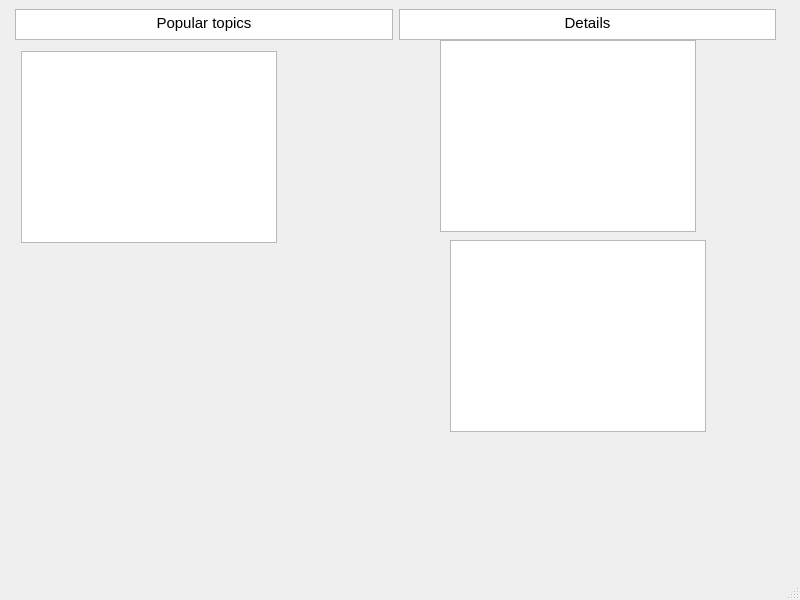
<?xml version="1.0" encoding="UTF-8"?>
<ui version="4.0">
 <class>MainWindow</class>
 <widget class="QMainWindow" name="MainWindow">
  <property name="geometry">
   <rect>
    <x>0</x>
    <y>0</y>
    <width>800</width>
    <height>600</height>
   </rect>
  </property>
  <property name="windowTitle">
   <string>MainWindow</string>
  </property>
  <widget class="QWidget" name="centralwidget">
   <widget class="QTableWidget" name="details">
    <property name="geometry">
     <rect>
      <x>440</x>
      <y>40</y>
      <width>256</width>
      <height>192</height>
     </rect>
    </property>
   </widget>
   <widget class="QTableWidget" name="blogs">
    <property name="geometry">
     <rect>
      <x>450</x>
      <y>240</y>
      <width>256</width>
      <height>192</height>
     </rect>
    </property>
   </widget>
   <widget class="QWidget" name="">
    <property name="geometry">
     <rect>
      <x>15</x>
      <y>9</y>
      <width>761</width>
      <height>31</height>
     </rect>
    </property>
    <layout class="QHBoxLayout" name="horizontalLayout_2">
     <item>
      <widget class="QTextBrowser" name="textBrowser">
       <property name="html">
        <string>&lt;!DOCTYPE HTML PUBLIC &quot;-//W3C//DTD HTML 4.0//EN&quot; &quot;http://www.w3.org/TR/REC-html40/strict.dtd&quot;&gt;
&lt;html&gt;&lt;head&gt;&lt;meta name=&quot;qrichtext&quot; content=&quot;1&quot; /&gt;&lt;style type=&quot;text/css&quot;&gt;
p, li { white-space: pre-wrap; }
&lt;/style&gt;&lt;/head&gt;&lt;body style=&quot; font-family:'Ubuntu'; font-size:11pt; font-weight:400; font-style:normal;&quot;&gt;
&lt;p align=&quot;center&quot; style=&quot; margin-top:0px; margin-bottom:0px; margin-left:0px; margin-right:0px; -qt-block-indent:0; text-indent:0px;&quot;&gt;&lt;span style=&quot; font-family:'Ubuntu';&quot;&gt;Popular topics&lt;/span&gt;&lt;/p&gt;&lt;/body&gt;&lt;/html&gt;</string>
       </property>
      </widget>
     </item>
     <item>
      <widget class="QTextBrowser" name="textBrowser_2">
       <property name="html">
        <string>&lt;!DOCTYPE HTML PUBLIC &quot;-//W3C//DTD HTML 4.0//EN&quot; &quot;http://www.w3.org/TR/REC-html40/strict.dtd&quot;&gt;
&lt;html&gt;&lt;head&gt;&lt;meta name=&quot;qrichtext&quot; content=&quot;1&quot; /&gt;&lt;style type=&quot;text/css&quot;&gt;
p, li { white-space: pre-wrap; }
&lt;/style&gt;&lt;/head&gt;&lt;body style=&quot; font-family:'Ubuntu'; font-size:11pt; font-weight:400; font-style:normal;&quot;&gt;
&lt;p align=&quot;center&quot; style=&quot; margin-top:0px; margin-bottom:0px; margin-left:0px; margin-right:0px; -qt-block-indent:0; text-indent:0px;&quot;&gt;&lt;span style=&quot; font-family:'Ubuntu';&quot;&gt;Details&lt;/span&gt;&lt;/p&gt;&lt;/body&gt;&lt;/html&gt;</string>
       </property>
      </widget>
     </item>
    </layout>
   </widget>
   <widget class="QTableWidget" name="topics">
    <property name="geometry">
     <rect>
      <x>21</x>
      <y>51</y>
      <width>256</width>
      <height>192</height>
     </rect>
    </property>
    <property name="autoFillBackground">
     <bool>false</bool>
    </property>
   </widget>
  </widget>
  <widget class="QMenuBar" name="menubar">
   <property name="geometry">
    <rect>
     <x>0</x>
     <y>0</y>
     <width>800</width>
     <height>22</height>
    </rect>
   </property>
  </widget>
  <widget class="QStatusBar" name="statusbar"/>
 </widget>
 <resources/>
 <connections/>
</ui>
